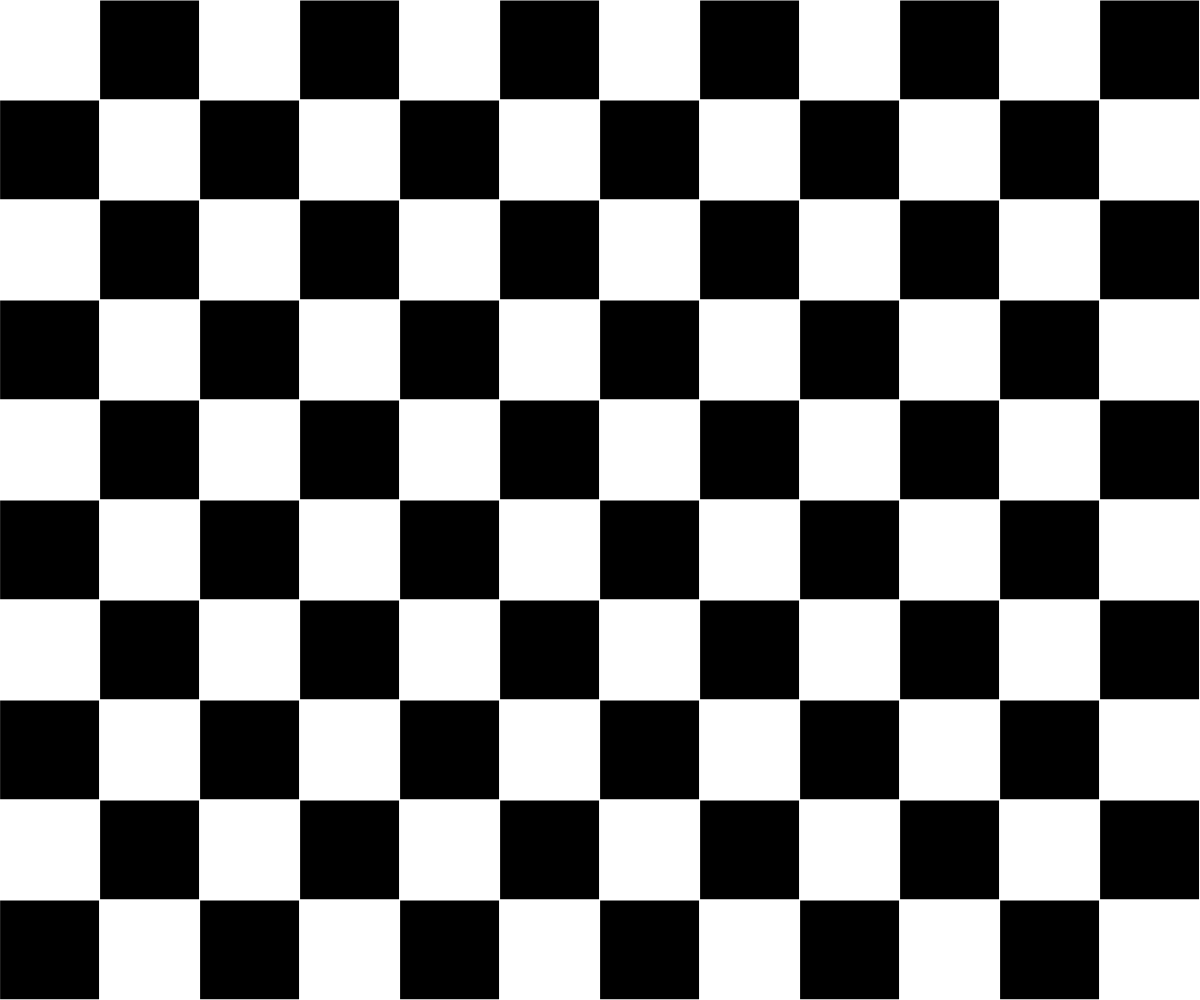
Frame 1 (no input)
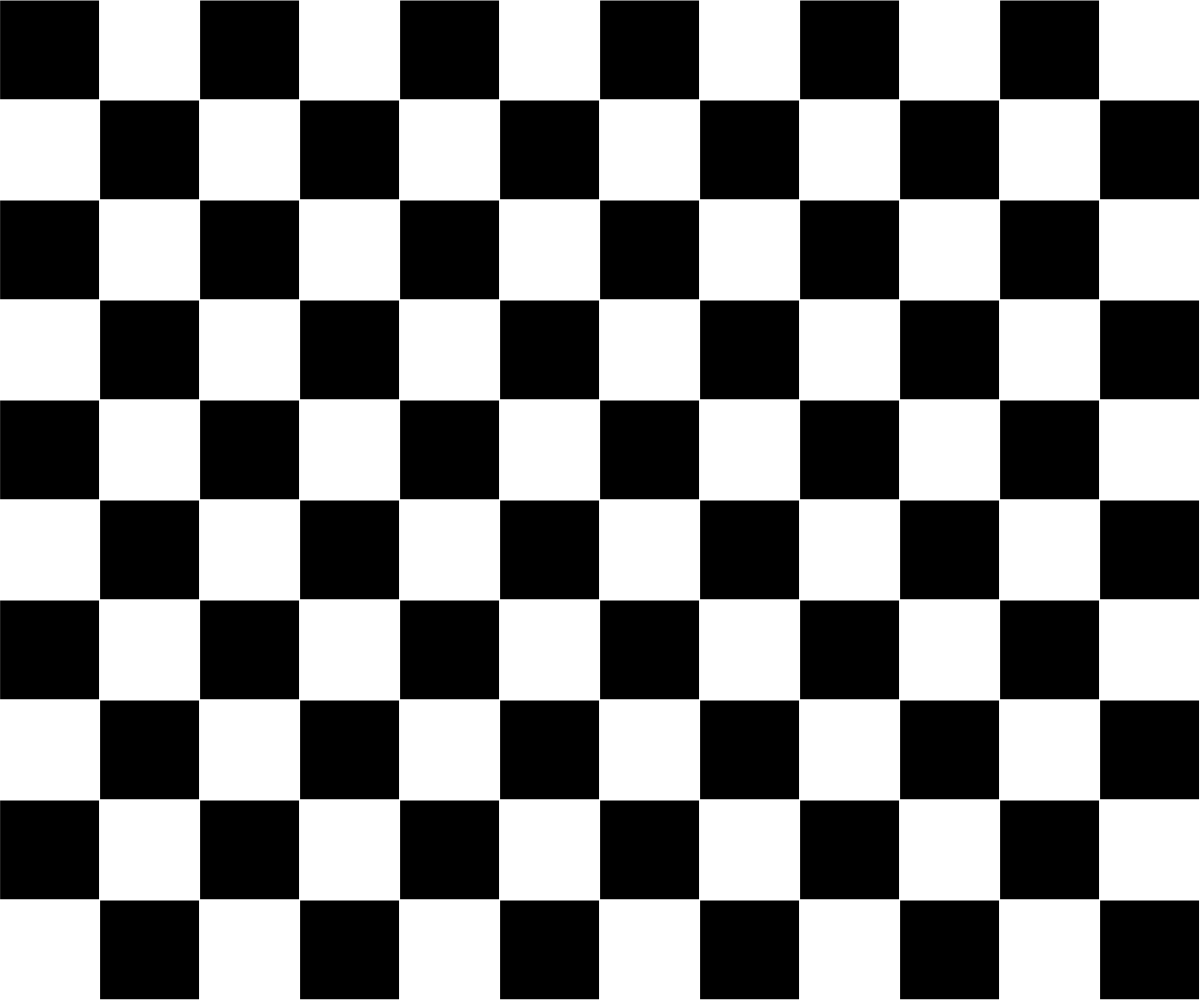
Frame 60 (no input)
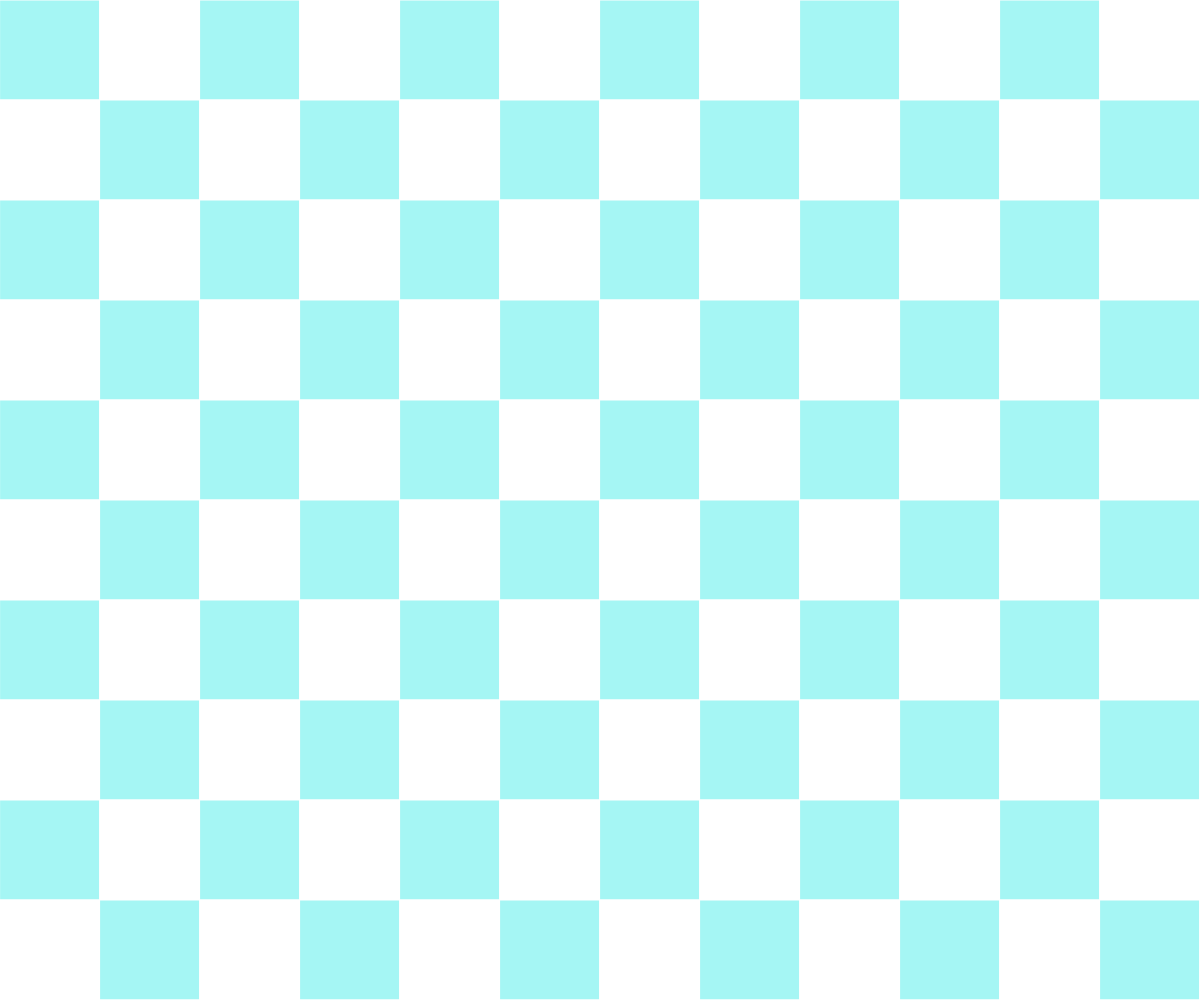
Frame 120 (the mouse pressed at the canvas centre since frame 60)

The p5.js sketch that drew these frames (run headless with seeded random() and noise() and a simulated clock; from frame 60 on, the mouse is pressed at the canvas centre):

// p5.js sketch
// ── sketch.js
const boxes = [];
const BOX_SIZE = 100;

const timer = 100;
const timer2 = 1000;

let time = 0;
let time2 = 0;

let color1 = 0;
let color2 = 1;

const colors = [
  "rgba(0,0,0, 1)",
  "rgba(255,255,255, 1)",
  "rgba(77, 238, 234, 0.5)",
  "rgba(116, 238, 21, 0.5)",
  "rgba(255,231,0, 0.5)",
  "rgba(240,0,255, 0.5)",
  "rgba(0,30,255, 0.5)",
  "rgba(255, 47, 142, 0.5)",
  "rgba(255, 158, 76, 0.5)",
  "rgba(255, 214, 0, 0.5)",
  "rgba(102, 223, 72, 0.5)",
  "rgba(106, 119, 221, 0.5)",
  "rgba(152, 3, 206, 0.5)",
];

function setup() {
  createCanvas(window.innerWidth, window.innerHeight);
  let id = 0;
  for (let x = 0; x <= width; x += BOX_SIZE) {
    for (let y = 0; y <= height; y += BOX_SIZE) {
      boxes.push(new Box(x, y, BOX_SIZE, id));
      id++;
    }
  }
}

function draw() {
  boxes.forEach((box) => {
    box.draw();
  });

  if (millis() - time >= timer) {
    console.log("do");
    boxes.forEach((box) => {
      box.fill = box.fill === colors[color1] ? colors[color2] : colors[color1];
    });
    time = millis();
  }

  if (millis() - time2 >= timer2) {
    color1 = (color1 + 1) % colors.length;
    color2 = (color2 + 1) % colors.length;
    time2 = millis();
  }
}

class Box {
  constructor(x, y, size, id) {
    this.x = x;
    this.y = y;
    this.w = size;
    this.h = size;
    this.gap = size * 2;
    this.fill = id % 2 === 0 ? "rgba(255,255,255, 1)" : "rgba(0,0,0, 1)";
    this.stroke = 255;
    this.id = id;
  }

  update() {}

  updateStyle() {}

  draw() {
    fill(this.fill);
    stroke(this.stroke);
    rect(this.x, this.y, this.w, this.h);
  }
}
